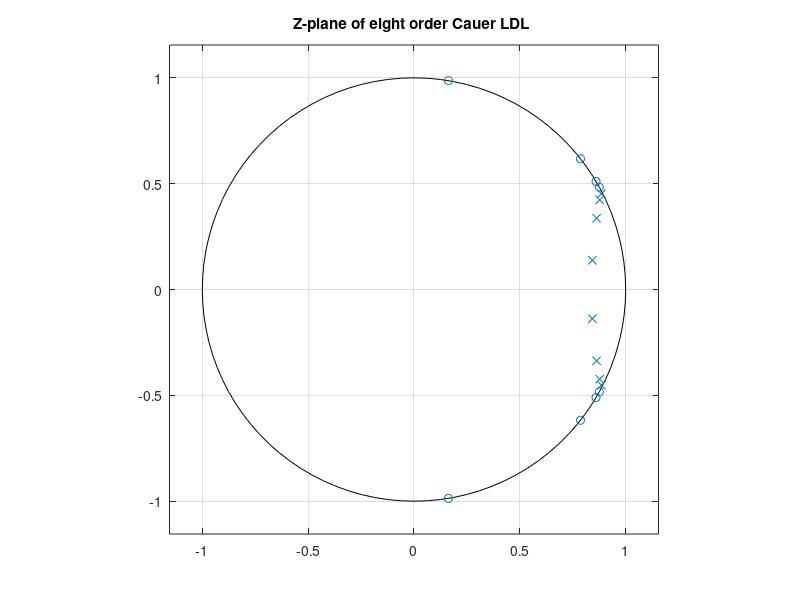
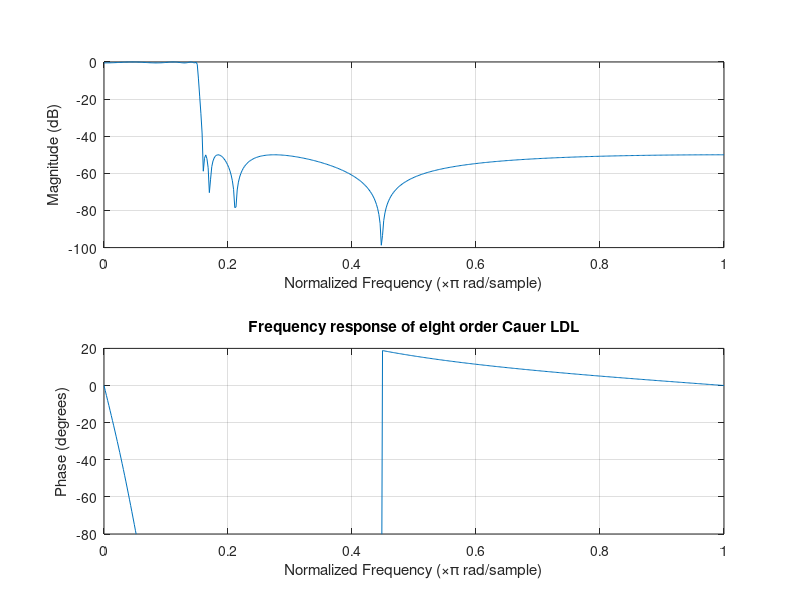

MATLAB code to generate these figures, in order: (Note: this script raises an error after producing the figures.)
%variabelen
fc = 300;
fs = 4000;
ts = 1/fs;
wn = fc/(fs/2);
n = 8;
rp = 0.5;
rs = 50;

%berekenen van de filtercoefficienten
[z, p] = ellip(n, rp, rs, wn);

%omzetten naar cascade van 2de orde trappen
zp = zp2sos(roots(z), roots(p));
z1 = [zp(1,1) zp(1,2) zp(1,3)];
p1 = [zp(1,4) zp(1,5) zp(1,6)];
z2 = [zp(2,1) zp(2,2) zp(2,3)];
p2 = [zp(2,4) zp(2,5) zp(2,6)];
z3 = [zp(3,1) zp(3,2) zp(3,3)];
p3 = [zp(3,4) zp(3,5) zp(3,6)];
z4 = [zp(4,1) zp(4,2) zp(4,3)];
p4 = [zp(4,4) zp(4,5) zp(4,6)];

%aanpassen van coefficientnauwkeurigheid
digit = 2;
z1 = round(z1*(10^digit))/(10^digit);
p1 = round(p1*(10^digit))/(10^digit);
z2 = round(z2*(10^digit))/(10^digit);
p2 = round(p2*(10^digit))/(10^digit);
z3 = round(z3*(10^digit))/(10^digit);
p3 = round(p3*(10^digit))/(10^digit);
z4 = round(z4*(10^digit))/(10^digit);
p4 = round(p4*(10^digit))/(10^digit);

%terug omzetting

Z = tf(z1, p1, ts)* tf(z2, p2, ts) * tf(z3, p3, ts) * tf(z4, p4, ts)

%plot van zero en pool met bepaald aantal digits
figure(1)
zplane(z, p)
title('Z-plane of eight order Cauer LDL ');

%plot van amplitude- en faseresponsie in het discrete frequentie domein met
%bepaald aantal digits
figure(2)
freqz(z,p)
title('Frequency response of eight order Cauer LDL');

%plot van amplitude response tussen 0 en 2 kHz en tussen 20 en -80 dB
ylim([-80 20]);

%berekenen van de polen
r = abs(roots(p))
theta = angle(roots(p))*(180/pi)

%impuls responsie met bepaald aantal digits
figure(3)
dimpulse(z, p)
title('Impulse response of eight order Cauer LDL');